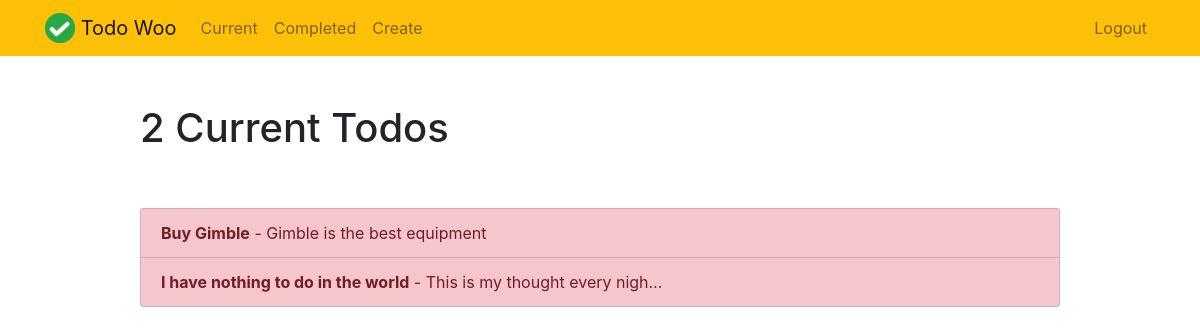
Before: /current/ (signed in) with the older database file.
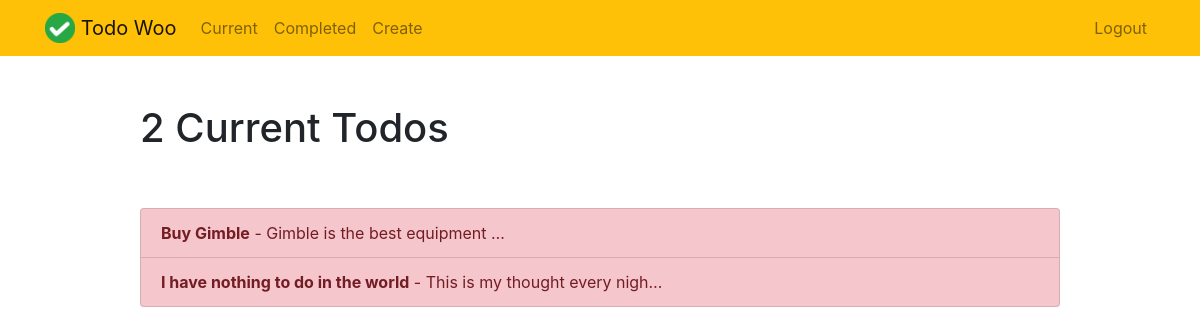
After: the same page with the newer database file.
### todo/models.py (models this page shows, shortened)
class Todo(models.Model):
    title = models.CharField(max_length=100)
    memo = models.TextField(blank=True)
    created = models.DateTimeField(auto_now_add=True)
    datecompleted = models.DateTimeField(null=True, blank=True)
    important = models.BooleanField(default=False)
    user = models.ForeignKey(User, on_delete=models.CASCADE)

### todo/views.py (the view)
# urls.py: path('current/', views.currenttodos, name='currenttodos'),
@login_required
def currenttodos(request):
    todos = Todo.objects.filter(user=request.user, datecompleted__isnull=True)
    return render(request, 'todo/currenttodos.html', {'todos':todos})

### todo/templates/todo/currenttodos.html
{% extends "todo/base.html" %}
{% block content %}
    <div class="row justify-content-center mt-5">
        <div class="col-md-10">
            {% if todos %}
                 <h1>{{ todos.count }} Current Todo{{ todos.count|pluralize }}</h1>
            {% else %}
                           <h1>Current Todos</h1>
            {% endif %}
        </div>
    </div>
    <div class="row justify-content-center mt-5">
        <div class="col-md-10">
        {% if todos %}
            <div class="list-group">
                {% for todo in todos %}
                    <a href="{% url 'viewtodo' todo.id %}" class="list-group-item list-group-item-action{% if todo.important %} list-group-item-danger{% endif %}"><b>{{ todo.title }}</b>{% if todo.memo %} - {{ todo.memo|truncatechars:30 }}{% endif %}</a>
                {% endfor %}
            </div>
        {% else %}
            <div class="text-center">
                <h2>Looks like you don't have any todos! Nice work.</h2>
            <br>
            <a role="button" class="btn btn-primary" href="{% url 'createtodo' %}">New Todo</a>
            </div>
        {% endif %}
        </div>
    </div>
{% endblock %}

Changed rows visible on the page:
changed Todo "Buy Gimble": memo "Gimble is the best equipment" → "Gimble is the best equipment …"
